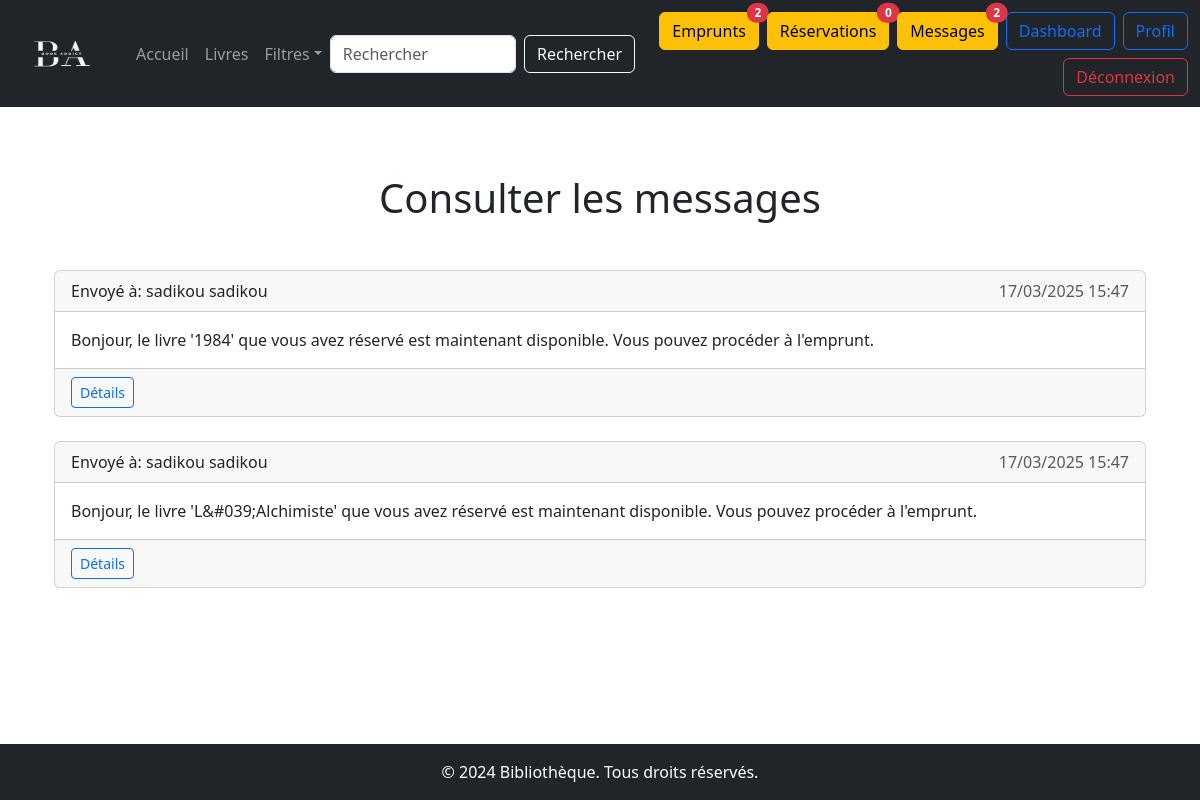
/index.php?p=messages (signed in), run on the app's committed database.
### tables this page shows
CREATE TABLE IF NOT EXISTS `messages` (
  `id_message` int NOT NULL AUTO_INCREMENT,
  `id_utilisateur` int NOT NULL,
  `id_livre` int NOT NULL,
  `contenu` text NOT NULL,
  `date_envoi` datetime DEFAULT CURRENT_TIMESTAMP,
  `expediteur` int NOT NULL,
  PRIMARY KEY (`id_message`),
  KEY `id_utilisateur` (`id_utilisateur`),
  KEY `id_emprunt` (`id_livre`)
);

CREATE TABLE IF NOT EXISTS `utilisateurs` (
  `id_utilisateur` int NOT NULL AUTO_INCREMENT,
  `nom` varchar(100) NOT NULL,
  `prenom` varchar(100) NOT NULL,
  `email` varchar(100) NOT NULL,
  `mot_de_passe` varchar(255) NOT NULL,
  `role` enum('admin','bibliothecaire','utilisateur') DEFAULT 'utilisateur',
  `photo` varchar(255) DEFAULT NULL,
  `date_inscription` timestamp NULL DEFAULT CURRENT_TIMESTAMP,
  PRIMARY KEY (`id_utilisateur`),
  UNIQUE KEY `email` (`email`)
);

### controleur/utilisateurControleur.php (called while the page is built, shortened)
<?php
require_once("./model/utilisateurModel.php");
function isloggedIn(): bool
{
    if (empty($_SESSION["utilisateur"])) {
        return false;
    } else {
        return true;
    }
}
function messagesPage()
{
    $user = isloggedIn() ? $_SESSION["utilisateur"] : null;
    $userId = $user['id_utilisateur'];
    $userRole = $user['role'];
    $messages = afficheMessagesUtilisateurs($userId, $userRole);
    require('./view/utilisateur/messagesView.php');
}

### model/utilisateurModel.php (called while the page is built, shortened)
<?php
function afficheMessagesUtilisateurs($userId, $userRole): array
{
    try {
        $pdo = dbConnect();
        if ($userRole !== 'admin') {
            $pdoStatement = $pdo->prepare('SELECT * FROM messages WHERE id_utilisateur = :userId ORDER BY date_envoi DESC');
            $pdoStatement->bindParam(':userId', $userId, PDO::PARAM_INT);
        } else {
            $pdoStatement = $pdo->prepare('SELECT m.*,u.* FROM messages m LEFT JOIN utilisateurs u ON m.id_utilisateur = u.id_utilisateur ');
        }
        $pdoStatement->execute();
        $messages = $pdoStatement->fetchAll(PDO::FETCH_ASSOC);
        return $messages;
    } catch (PDOException $e) {
        echo "Erreur : " . $e->getMessage();
        return [];
    }
}

### view/utilisateur/messagesView.php (the view, shortened to what this page needs)
<h1 class="text-center my-4"><?= isset($user) && $user["role"] == 'admin'  ? 'Consulter les messages' : 'Mes messages' ?></h1>
<div class="container my-5">
    <?php if (!empty($messages)): ?>
        <div class="row">
            <?php foreach ($messages as $message): ?>
                <div class="col-12 mb-4">
                    <div class="card">
                        <div class="card-header d-flex justify-content-between">
                            <span class="font-weight-bold"><?= isset($user) && $user["role"] == 'admin' ? 'Envoyé à: ' . $message["nom"] . ' ' . $message["prenom"] : 'De: Hamid ADENLE' ?></span>
                            <span class="text-muted"><?= date('d/m/Y H:i', strtotime($message['date_envoi'])); ?></span>
                        </div>
                        <div class="card-body">
                            <p class="card-text"><?= nl2br(htmlspecialchars($message['contenu'])); ?></p>
                        </div>
                        <div class="card-footer d-flex justify-content-between ">
                            <a href="index.php?p=detailLivre&idLivre=<?= $message["id_livre"] ?>" class="btn btn-sm btn-outline-primary"> Détails</a>
                        </div>
                    </div>
                </div>
            <?php endforeach; ?>
        </div>
    <?php endif; ?>
</div>
<?php
require("./view/template/templateAccueil.php");
?>

### data on the page
messages: id_utilisateur.nom "sadikou", id_utilisateur.prenom "sadikou", date_envoi "17/03/2025 15:47", contenu "Bonjour, le livre '1984' que vous avez réservé est maintenant disponible. Vous pouvez procéder à l'emprunt."
messages: id_utilisateur.nom "sadikou", id_utilisateur.prenom "sadikou", date_envoi "17/03/2025 15:47", contenu "Bonjour, le livre 'L&#039;Alchimiste' que vous avez réservé est maintenant disponible. Vous pouvez procéder à l'emprunt."

### other printed values
$_SESSION["nombreEmprunts"] "2"
$_SESSION["nombreReserves"] "0"
$_SESSION["nombreMessages"] "2"
